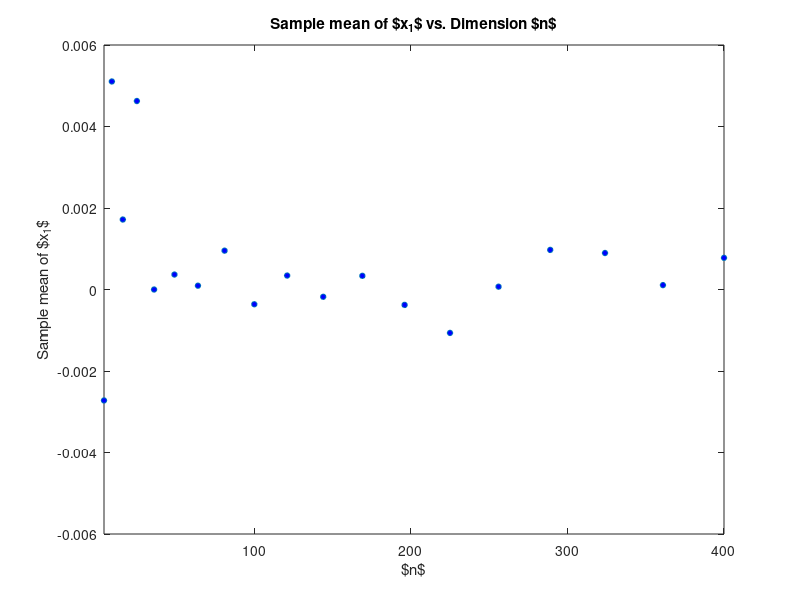
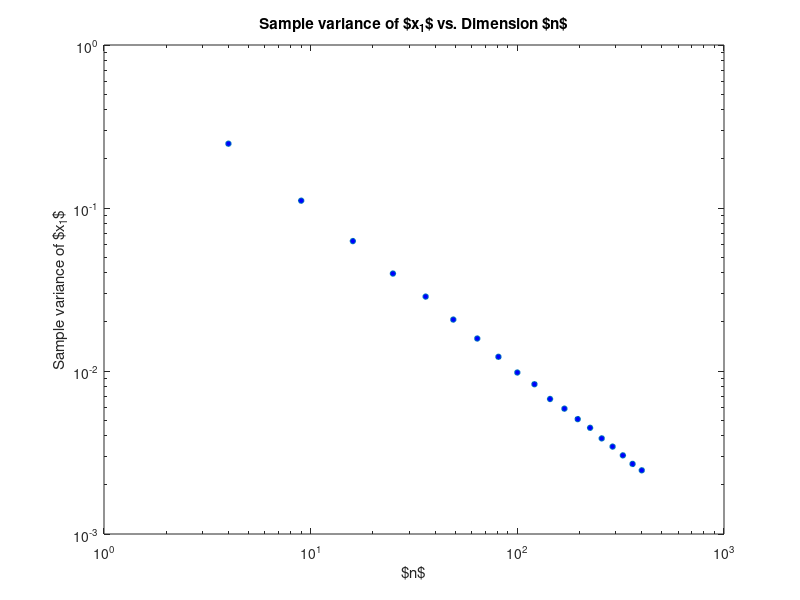

These figures' MATLAB source, in order:
%GNU Octave
function [] = p13()
   N = 10000;
   n = (2:20).^2;

   means = zeros([numel(n) 1]);
   vars  = zeros([numel(n) 1]);
   
   for i=1:numel(n);
      x1 = sample_sphere_proj(n(i),N,1);
      means(i) = mean(x1);
      vars(i)  = var(x1);
   end

   clf();
   plot(n,means,'o','markerfacecolor',[0,0,1],'markersize',4)
   bound = max(abs(ylim()));
   axis([n(1) n(end) -bound bound]);
   xlabel('$n$','interpreter','tex');
   ylabel('Sample mean of $x_1$','interpreter','tex')
   title('Sample mean of $x_1$ vs. Dimension $n$','interpreter','tex');
   print('figures/p13_mean.tikz','-dtikz','-S640,480');

   clf();
   loglog(n,vars,'o','markerfacecolor',[0,0,1],'markersize',4)
   xlabel('$n$','interpreter','tex');
   ylabel('Sample variance of $x_1$','interpreter','tex')
   title('Sample variance of $x_1$ vs. Dimension $n$','interpreter','tex');
   print('figures/p13_var.tikz','-dtikz','-S640,480');
end

function [xj] = sample_sphere_proj(n,N,j)
   
   xj = zeros([N 1]);
   x = zeros([n 1]);
   for i=1:N
      x = randn([n 1]);
      x /= norm(x,2);
      xj(i) = x(j);
   end
end
